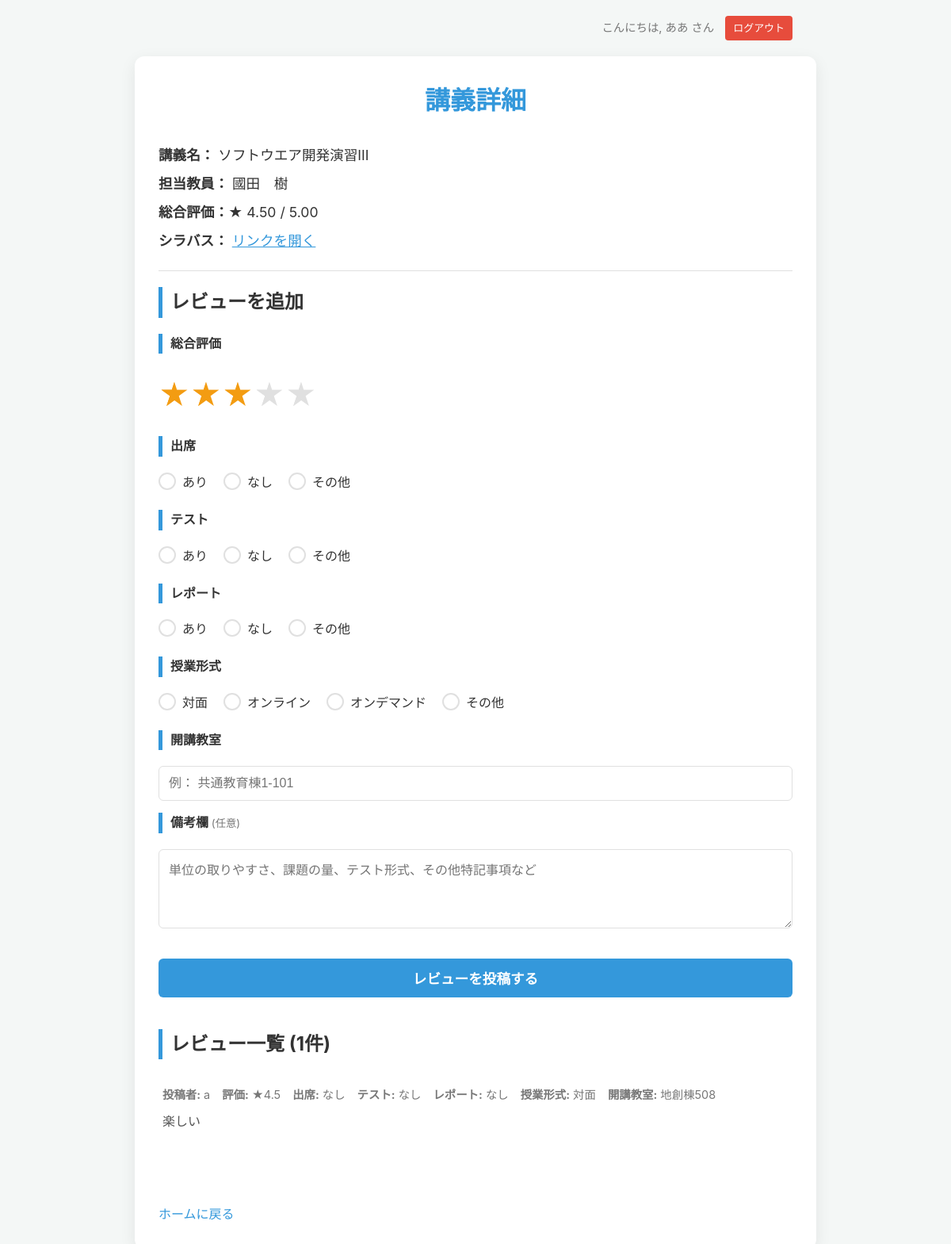
Page /course/3 (signed in) on the earlier database version.
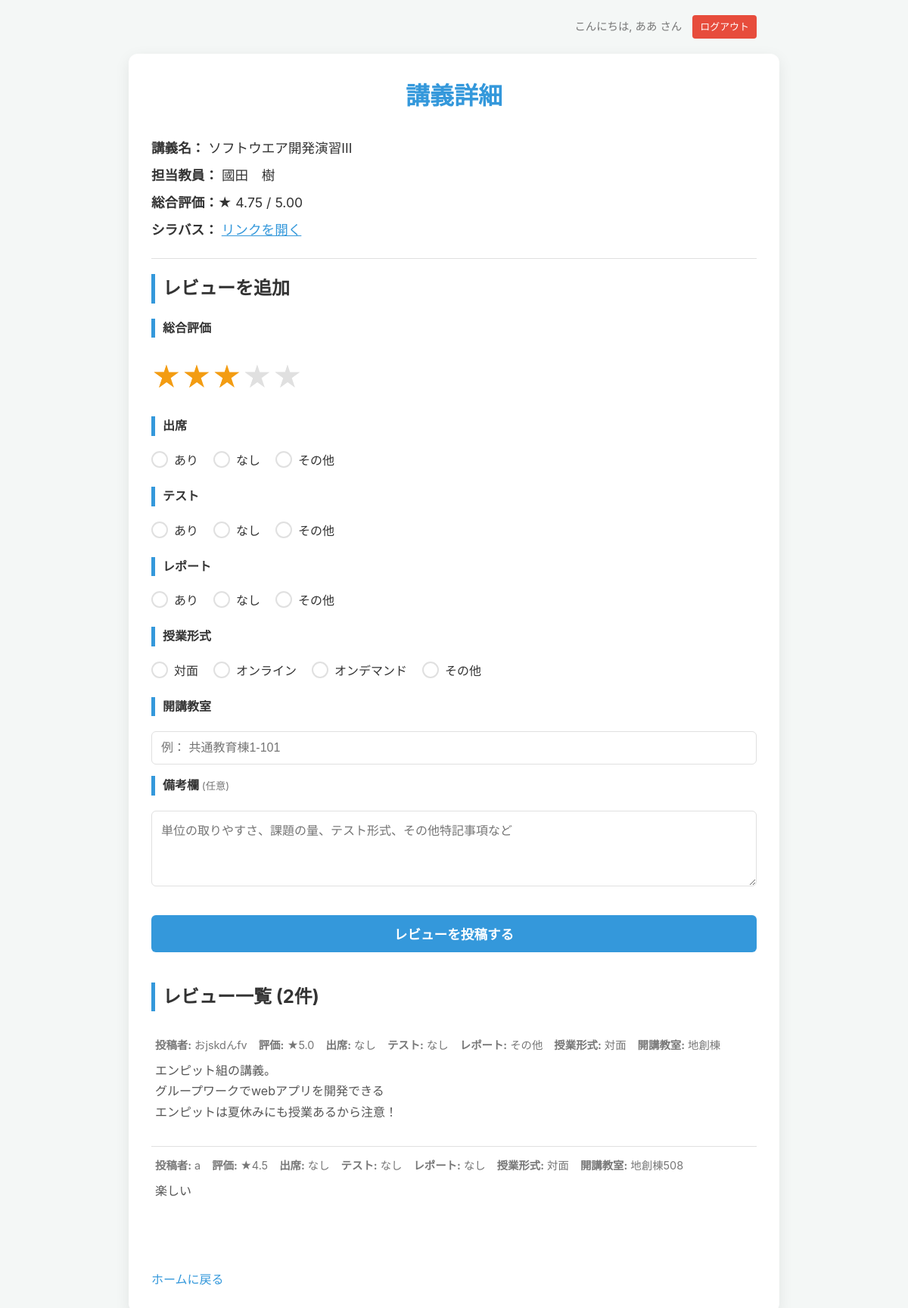
Same page on the later database version.
### app.py (models this page shows)
class User(UserMixin, db.Model):
    id = db.Column(db.Integer, primary_key=True)
    username = db.Column(db.String(150), nullable=False, unique=True)
    email = db.Column(db.String(150), nullable=False, unique=True)
    password = db.Column(db.String(150), nullable=False)
    is_verified = db.Column(db.Boolean, nullable=False, default=False)
    reviews = db.relationship('Review', backref='author', lazy=True)

class Course(db.Model):
    id = db.Column(db.Integer, primary_key=True)
    name = db.Column(db.String(100), nullable=False, unique=True)
    teacher = db.Column(db.String(100), nullable=False)
    syllabus_url = db.Column(db.String(300), nullable=True)
    reviews = db.relationship('Review', backref='course', lazy=True, cascade="all, delete-orphan")
    @property
    def star_rating(self):
        if not self.reviews: return "評価なし"
        avg = sum(r.rating for r in self.reviews) / len(self.reviews)
        return f"{avg:.2f}"

class Review(db.Model):
    id = db.Column(db.Integer, primary_key=True)
    review = db.Column(db.Text, nullable=True)
    rating = db.Column(db.Float, nullable=False) # Float評価に戻す
    attendance = db.Column(db.String(10), nullable=False)
    test = db.Column(db.String(10), nullable=False)
    report = db.Column(db.String(10), nullable=False)
    course_format = db.Column(db.String(20), nullable=True)
    classroom = db.Column(db.String(100), nullable=True)
    course_id = db.Column(db.Integer, db.ForeignKey('course.id'), nullable=False)
    user_id = db.Column(db.Integer, db.ForeignKey('user.id'), nullable=False)

### app.py (the view)
@app.route('/course/<int:id>')
@login_required
def course_detail(id):
    course = Course.query.get_or_404(id)
    return render_template('detail.html', course=course)

### app.py (called while the page is built)
@login_manager.user_loader
def load_user(user_id):
    return User.query.get(int(user_id))

### templates/detail.html (shortened to what this page needs)
<!DOCTYPE html>
<html lang="ja">
<head>
    <link rel="stylesheet" href="{{ url_for('static', filename='style.css') }}">
</head>
<body>
    <div class="user-header">
        <span>こんにちは, {{ current_user.username }} さん</span>
        <a href="{{ url_for('logout') }}" class="btn-logout">ログアウト</a>
    </div>
    <div class="container">
        <header class="main-header">
            <h1>講義詳細</h1>
        </header>
        <section class="course-info">
            <p><strong>講義名：</strong> {{ course.name }}</p>
            <p><strong>担当教員：</strong> {{ course.teacher }}</p>
            <p><strong>総合評価：</strong>★ {{ course.star_rating }} / 5.00</p>
            {% if course.syllabus_url %}
            <p><strong>シラバス：</strong> <a href="{{ course.syllabus_url }}" target="_blank" rel="noopener noreferrer">リンクを開く</a></p>
            {% endif %}
        </section>
        <section>
            <h2>レビューを追加</h2>
            <form action="{{ url_for('add_review', id=course.id) }}" method="post">
                <h4>総合評価</h4>
                <div class="star-rating-input">
                <input type="radio" id="rating-5" name="rating" value="5.0" required><label class="star half-right" for="rating-5">★</label>
                <input type="radio" id="rating-4.5" name="rating" value="4.5"><label class="star half" for="rating-4.5">★</label>
                <input type="radio" id="rating-4" name="rating" value="4.0"><label class="star half-right" for="rating-4">★</label>
                <input type="radio" id="rating-3.5" name="rating" value="3.5"><label class="star half" for="rating-3.5">★</label>
                <input type="radio" id="rating-3" name="rating" value="3.0" checked><label class="star half-right" for="rating-3">★</label>
                <input type="radio" id="rating-2.5" name="rating" value="2.5"><label class="star half" for="rating-2.5">★</label>
                <input type="radio" id="rating-2" name="rating" value="2.0"><label class="star half-right" for="rating-2">★</label>
                <input type="radio" id="rating-1.5" name="rating" value="1.5"><label class="star half" for="rating-1.5">★</label>
                <input type="radio" id="rating-1" name="rating" value="1.0"><label class="star half-right" for="rating-1">★</label>
                <input type="radio" id="rating-0.5" name="rating" value="0.5"><label class="star half" for="rating-0.5">★</label>
                </div>
                <h4>出席</h4>
                <div class="radio-group">
                    <label>
                        <span>あり</span>
                    </label>
                    <label>
                        <span>なし</span>
                    </label>
                    <label>
                        <span>その他</span>
                    </label>
                </div>
                <h4>テスト</h4>
                <div class="radio-group">
                     <label>
                        <span>あり</span>
                    </label>
                    <label>
                        <span>なし</span>
                    </label>
                    <label>
                        <span>その他</span>
                    </label>
                </div>
                <h4>レポート</h4>
                <div class="radio-group">
                     <label>
                        <span>あり</span>
                    </label>
                    <label>
                        <span>なし</span>
                    </label>
                    <label>
                        <span>その他</span>
                    </label>
                </div>
                <h4>授業形式</h4>
                <div class="radio-group">
                    <label>
                        <span>対面</span>
                    </label>
                    <label>
                        <span>オンライン</span>
                    </label>
                     <label>
                        <span>オンデマンド</span>
                    </label>
                    <label>
                        <span>その他</span>
                    </label>
                </div>
                <h4>開講教室</h4>
                <input type="text" name="classroom" placeholder="例： 共通教育棟1-101">
                <h4>備考欄 <small style="font-weight:normal; color:var(--light-text-color)">(任意)</small></h4>
                <textarea name="review" placeholder="単位の取りやすさ、課題の量、テスト形式、その他特記事項など"></textarea>
                <button type="submit" class="btn">レビューを投稿する</button>
            </form>
        </section>
        <section>
            <h2>レビュー一覧 ({{ course.reviews|length }}件)</h2>
            {% if course.reviews %}
            <table class="review-table">
                {% for review in course.reviews | reverse %}
                <tr>
                    <td>
                        <div class="review-meta">
                            <span><strong>投稿者:</strong> {{ review.author.username }}</span>
                            <span><strong>評価:</strong> ★{{ "%.1f"|format(review.rating) }}</span>
                            <span><strong>出席:</strong> {{ review.attendance }}</span>
                            <span><strong>テスト:</strong> {{ review.test }}</span>
                            <span><strong>レポート:</strong> {{ review.report }}</span>
                            <span><strong>授業形式:</strong> {{ review.course_format or '未登録' }}</span>
                            <span><strong>開講教室:</strong> {{ review.classroom or '未登録' }}</span>
                        </div>
                        {% if review.review %}
                        <p class="review-text">{{ review.review }}</p>
                        {% endif %}
                    </td>
                </tr>
                {% endfor %}
            </table>
            {% else %}
            <p>この講義にはまだレビューがありません。</p>
            {% endif %}
        </section>
        <a href="{{ url_for('index') }}" class="back-link">ホームに戻る</a>
    </div>
</body>
</html>

### static/style.css (style rules this page uses)
:root { --primary-color: #3498db; --primary-hover-color: #2980b9; --success-color: #2ecc71; --success-hover-color: #27ae60; --danger-color: #e74c3c; --warning-color: #f39c12; --info-color: #3498db; --guest-color: #95a5a6; --guest-hover-color: #7f8c8d; --bg-color: #f4f7f6; --text-color: #333; --light-text-color: #777; --border-color: #e0e0e0; --card-bg-color: #ffffff; --shadow-color: rgba(0, 0, 0, 0.08); }
body { font-family: -apple-system, BlinkMacSystemFont, 'Helvetica Neue', Arial, 'Hiragino Kaku Gothic ProN', 'Hiragino Sans', Meiryo, sans-serif; background-color: var(--bg-color); color: var(--text-color); margin: 0; padding: 20px; font-size: 16px; line-height: 1.6; }
.container { max-width: 800px; margin: 20px auto; background: var(--card-bg-color); padding: 30px; border-radius: 12px; box-shadow: 0 6px 20px var(--shadow-color); }
a { color: var(--primary-color); text-decoration: none; transition: color 0.2s; }
.user-header { max-width: 800px; margin: 0 auto 10px; padding: 0 10px; text-align: right; font-size: 0.9em; color: var(--light-text-color); }
.main-header { text-align: center; margin-bottom: 30px; }
.main-header h1 { color: var(--primary-color); margin: 0; font-weight: 600; }
input[type="text"], input[type="email"], input[type="password"], input[type="url"], textarea { width: 100%; padding: 12px; margin-bottom: 15px; border: 1px solid var(--border-color); border-radius: 6px; box-sizing: border-box; font-size: 1em; transition: border-color 0.2s, box-shadow 0.2s; }
textarea { resize: vertical; min-height: 100px; }
.btn { width: 100%; padding: 12px; margin-top: 15px; color: #fff; border: none; border-radius: 6px; cursor: pointer; font-size: 1.1em; font-weight: bold; transition: background-color 0.2s; background-color: var(--primary-color); text-decoration: none !important; box-sizing: border-box; }
.btn-logout { display: inline-block; padding: 5px 10px; background-color: var(--danger-color); color: #fff; border-radius: 4px; margin-left: 10px; font-size: 0.9em; }
.course-info { border-bottom: 1px solid var(--border-color); padding-bottom: 15px; margin-bottom: 20px; }
.course-info p { margin: 8px 0; font-size: 1.1em; }
.course-info a { font-weight: normal; text-decoration: underline; }
section { margin-bottom: 40px; }
section h2, section h4 { margin-top: 0; border-left: 5px solid var(--primary-color); padding-left: 10px; margin-bottom: 20px; }
.review-table, .search-results-table { width: 100%; border-collapse: collapse; margin-bottom: 20px; }
.review-table tr:not(:last-child) { border-bottom: 1px solid var(--border-color); }
.review-table td, .search-results-table td { padding: 15px 5px; vertical-align: top; }
.review-meta { font-size: 0.9em; color: var(--light-text-color); margin-bottom: 10px; display: flex; flex-wrap: wrap; gap: 10px 15px; }
.review-meta span { white-space: nowrap; line-height: 1.4; }
.review-text { line-height: 1.7; white-space: pre-wrap; color: #555; margin-top: 5px; }
.back-link { display: inline-block; margin-top: 20px; }
.radio-group { display: flex; flex-wrap: wrap; gap: 10px 20px; margin-bottom: 25px; }
.radio-group label { display: inline-flex; align-items: center; cursor: pointer; margin-right: 0; }
.radio-group span { line-height: 1; }
.radio-group input[type="radio"] + span::before { content: ''; display: inline-block; width: 18px; height: 18px; border: 2px solid var(--border-color); border-radius: 50%; margin-right: 8px; vertical-align: -4px; transition: border-color 0.2s, background-color 0.2s, box-shadow 0.2s; }
.star-rating-input { display: flex; flex-direction: row-reverse; justify-content: flex-end; font-size: 2.5em; margin-bottom: 20px; }
.star-rating-input .star { position: relative; display: block; width: 1em; cursor: pointer; color: #e0e0e0; transition: color 0.2s; }
.star-rating-input .star.half { width: 0.5em; overflow: hidden; }
.star-rating-input .star.half-right { width: 0.5em; overflow: hidden; direction: rtl; }
.star-rating-input .star.half::before { content: '★'; position: absolute; width: 1em; }
.star-rating-input label:hover, .star-rating-input label:hover ~ label, .star-rating-input input:checked ~ label { color: var(--warning-color); }

Differences in the rows shown:
computed for Review "楽しい": star_rating "4.50" → "4.75"
added Review: author.username "おjskdんfv", rating "5.0", attendance "なし", test "なし", report "その他", course_format "対面", classroom "地創棟", review "エンピット組の講義。 グループワークでwebアプリを開発できる エンピットは夏休みにも授業あるから注意！"
Other differences:
{{ course.reviews|length }}: "1" → "2"
